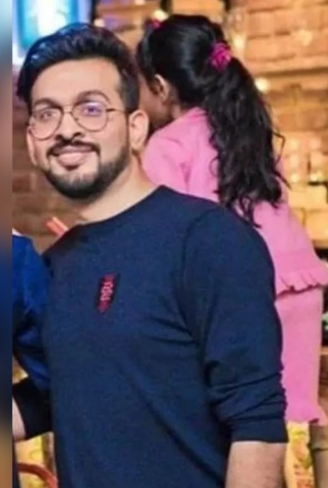
#> input picture surya_munjal.png, 328 x 488 px
$ python face_eye_recognition_using_haar_cascade_classifier.py
#> lines starting #> are read from the running program, lines starting #| are printed output that depends on the picture; after the words box and inside, x2 and y2 are one past the last pixel; in counts of white or black regions, pixels touching at a corner belong together
import cv2

# face recognition
'''
face_classifier= cv2.CascadeClassifier("haarcascade_frontalface_default.xml")

image=cv2.imread("surya_munjal.png")

#conversion of image to grayscale for easier process
gray=cv2.cvtColor(image,cv2.COLOR_BGR2GRAY)

faces=face_classifier.detectMultiScale(gray,1.2,7)   #returns  all faces in an array
print(type(faces))

print(len(faces))

print(faces)  #returns 4 cordinates

for (x,y,w,h) in faces:
    cv2.rectangle(image,(x,y),(x+w,y+h),(0,0,255),2)
    cv2.imshow("detected",image)
    cv2.waitKey(0)

cv2.destroyAllWindows()
'''

#eyes detection

face_classifier= cv2.CascadeClassifier("haarcascade_frontalface_default.xml")
eye_classifier= cv2.CascadeClassifier("haarcascade_eye.xml")

image=cv2.imread("surya_munjal.png")
#> image is the input picture: shape (488, 328, 3); mean B, G, R 91.8, 81.9, 100.6

#conversion of image to grayscale for easier process
gray=cv2.cvtColor(image,cv2.COLOR_BGR2GRAY)
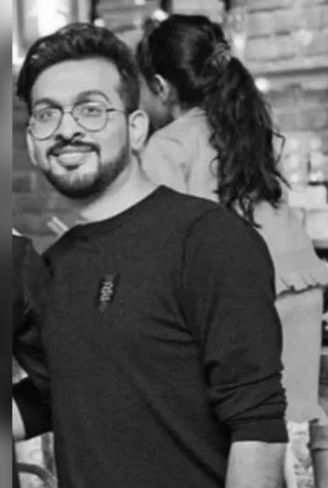
#> gray: shape (488, 328); min 2, max 255, mean 88.7

faces=face_classifier.detectMultiScale(gray,1.2,7)   #returns  all faces in an array
#> faces = [[12, 63, 118, 118]]
print(type(faces))
#| <class 'numpy.ndarray'>

print(len(faces))
#| 1

if len(faces) < 0:
   print("no faces available")

for (x,y,w,h) in faces:
    gray_image=gray[y:y+h,x:x+w]
    # cv2.imshow("gray_image",gray_image)
    color_image=image[y:y+h,x:x+w]
    eyes = eye_classifier.detectMultiScale(gray_image)
    for (ex,ey,ew,eh) in eyes:
        cv2.rectangle(color_image, (ex,ey), (ex + ew, ey + eh), (0, 0, 255), 2)
    cv2.imshow("detected eyes",image)

    cv2.waitKey()
#> this loop made 1 pass
#> (x, y, w, h, eyes) on pass 1: (12, 63, 118, 118, [[68, 36, 23, 23], [22, 42, 22, 22]])
#> pass 1, `gray_image=gray[y:y+h,x:x+w]`:
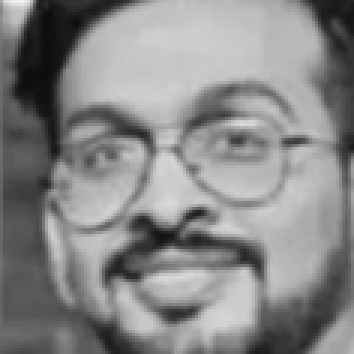
#> gray_image: shape (118, 118) (shown 3 times larger); min 10, max 241, mean 135.6
#> pass 1, `color_image=image[y:y+h,x:x+w]`:
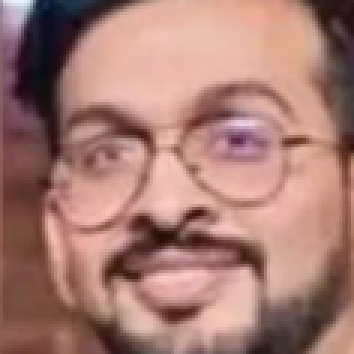
#> color_image: shape (118, 118, 3) (shown 3 times larger); mean B, G, R 115.1, 123.7, 166.7
#> pass 1, `cv2.imshow("detected eyes",image)`:
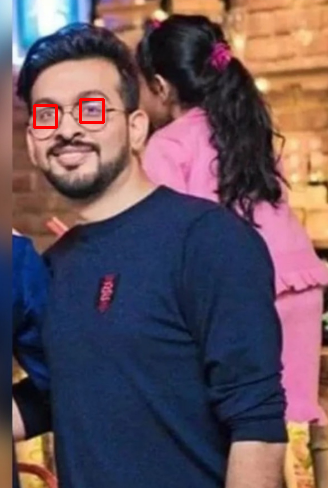
#> window 'detected eyes': shape (488, 328, 3); mean B, G, R 91.4, 81.5, 100.8
#> after the loop:
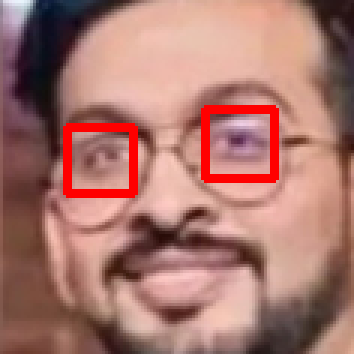
#> color_image: shape (118, 118, 3) (shown 3 times larger); 3.82% of pixels changed, all inside (x1, y1, x2, y2) = (21, 35, 93, 66)

cv2.destroyAllWindows()
